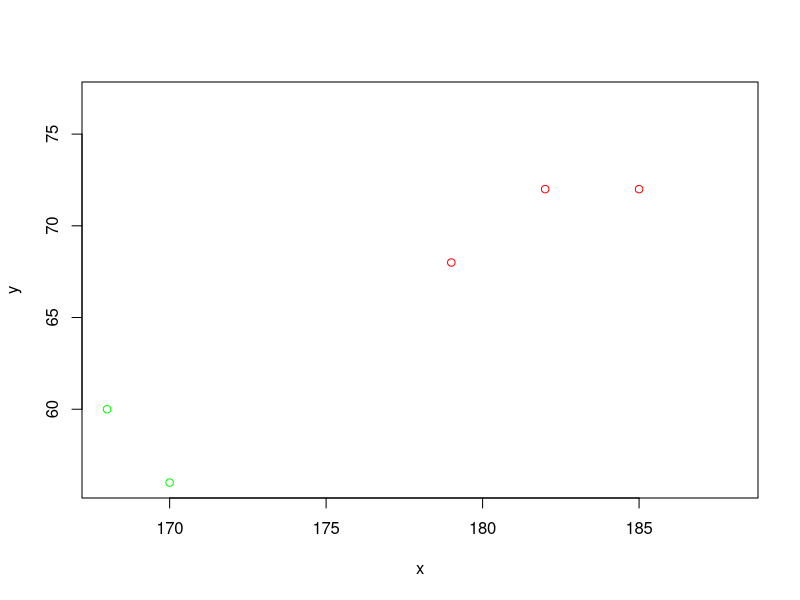

This figure's R source:
library(cluster)
library(ggplot2)
#library(plyr)

#library(lattice)
#library(graphics)
x<-c(185,170,168,179,182,188)
y<-c(72,56,60,68,72,77)
clsample<-data.frame(x,y)
clsample
dim(clsample)
clsample1<-data.matrix(clsample)
clsample1
cldata<-clsample1[,1:2]
cldata
#Elbow Curve
wss<-vector(mode="numeric",length=length(clsample))
wss
#wss<-(nrow(clsample1)-1)*sum(apply(clsample1,2,var))
#wss
#for(i in 1:6) {
# wss[i]=sum(kmeans(cldata,centers=i,nstart=25)$withinss)
#}

km=kmeans(cldata,3,nstart=10)
km
km$cluster
km$centers
km$withinss
km$betweenss
km$totss

#Visualizing clusters

plot(cldata[km$cluster ==1,],col="red",xlim=c(min(cldata[,1]),max(cldata[,1])),ylim=c(min(cldata[,2]),max(cldata[,2])))
points(cldata[km$cluster == 2,],col="blue")
points(cldata[km$cluster == 3,],col = "green")
